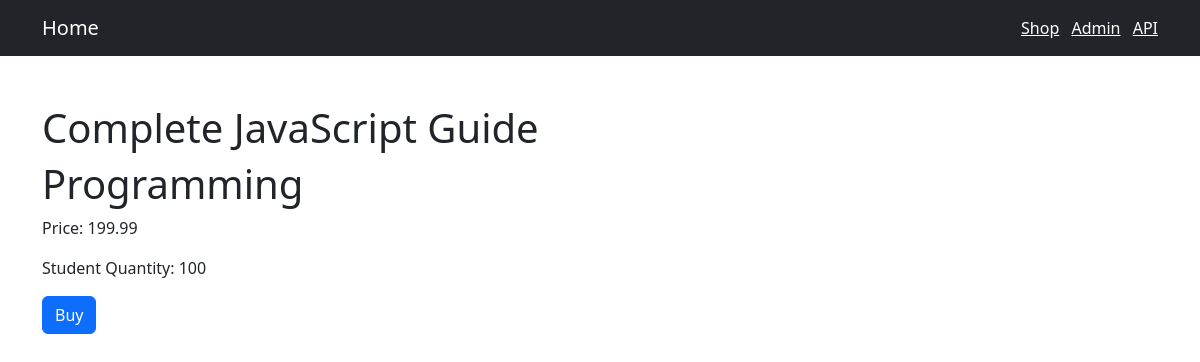
The page /shop/3 on the database its author committed.
### shop/models.py (models this page shows, shortened)
class Course(models.Model):
    title = models.CharField(max_length=300)
    price = models.FloatField()
    students_qty = models.IntegerField()
    reviews_qty = models.IntegerField()
    category = models.ForeignKey(Category, on_delete=models.CASCADE)
    created_at = models.DateTimeField(default=timezone.now)

class Category(models.Model):
    title = models.CharField(max_length=255)
    created_at = models.DateTimeField(default=timezone.now)
    def __str__(self):
        return self.title

### shop/views.py (the view)
# urls.py: path('<int:course_id>', views.single_course, name='single_course')
def single_course(request, course_id):
    course = get_object_or_404(Course, pk=course_id)
    return render(request, 'shop/single_course.html', {'course':course})

### templates/shop/single_course.html (shortened to what this page needs)
{% extends "base.html" %}
{% block  content %}
<h1 class='mt-5'>{{ course.title }} </h1>
<h1>{{ course.category }} </h1>
<p> Price: {{ course.price }} </p>
<p> Student Quantity: {{ course.students_qty }} </p>
<button class='btn btn-primary'>Buy</button>
{% endblock  %}

### rows shown on the page
Course: title "Complete JavaScript Guide", category "Programming", price "199.99", students_qty "100"
